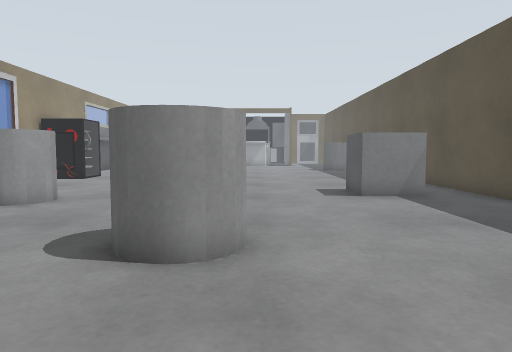
[1] (above)

16 first-person views from a walk through a world built for the Gazebo simulator. The camera is 0.72 m above the floor, tilts 4° down and sees 70° across. The floor is counted in squares, 0.5 m on a side. Each view is taken from the middle of a square. On the plan, view 1 faces up. The plan holds only what a view shows up to about 16 squares ahead; the rest is blank. The place goes on beyond the plan. The robots in the file are not drawn. Surface patterns are stand-ins for the level's own textures.

[2]
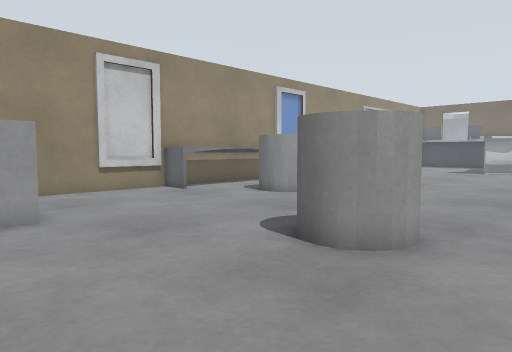

[3]
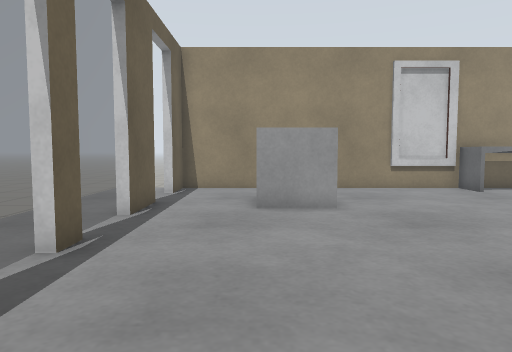

[4]
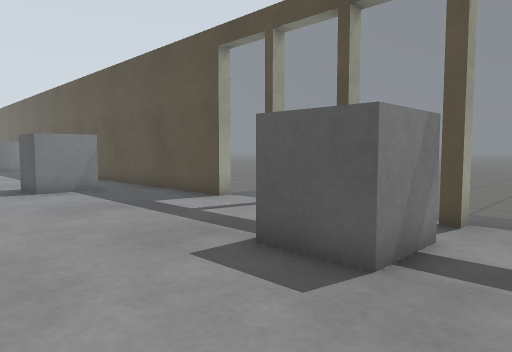

[5]
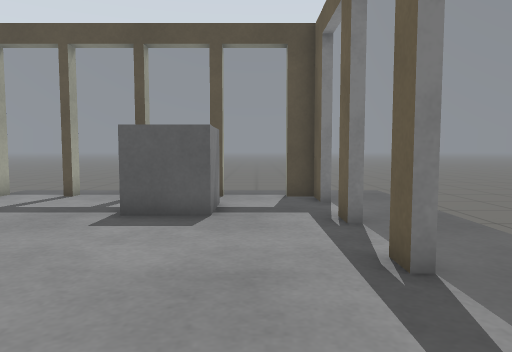

[6]
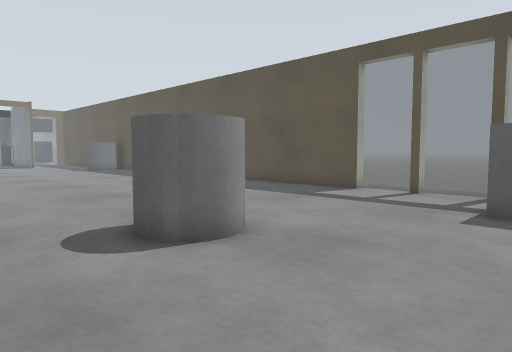

[7]
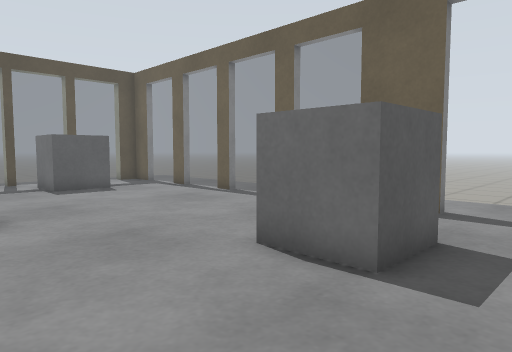

[8]
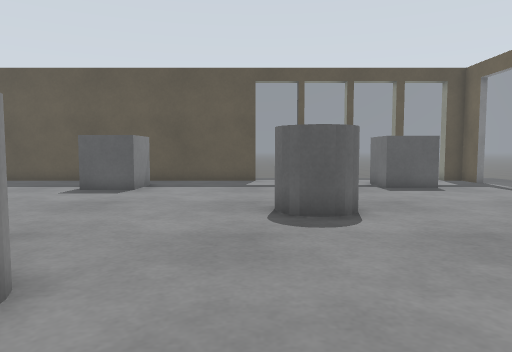

[9]
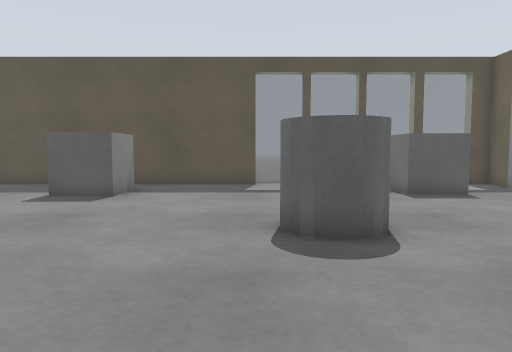

[10]
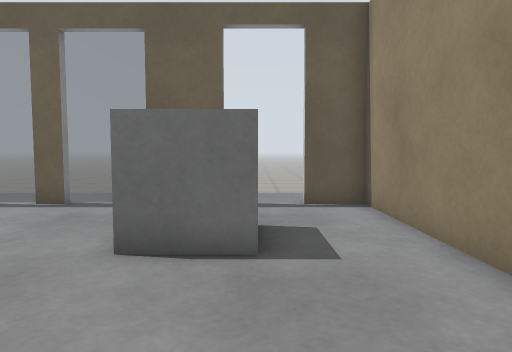

[11]
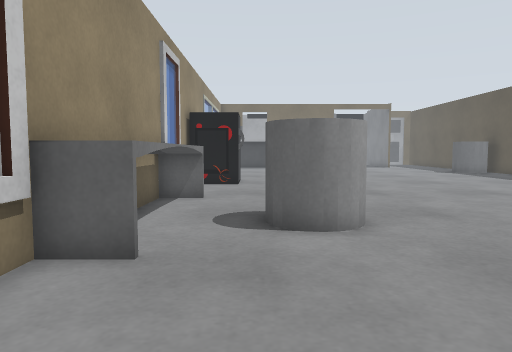

[12]
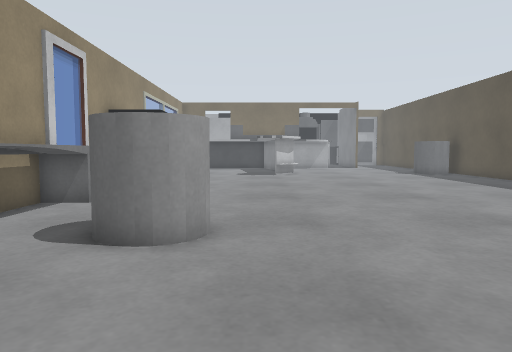

[13]
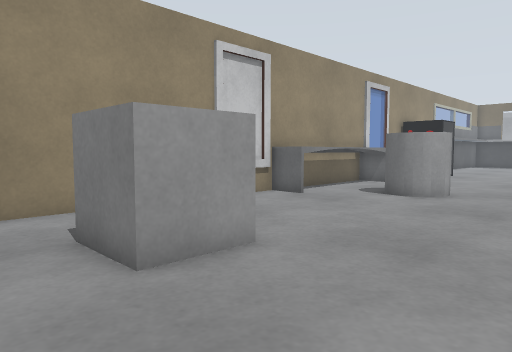

[14]
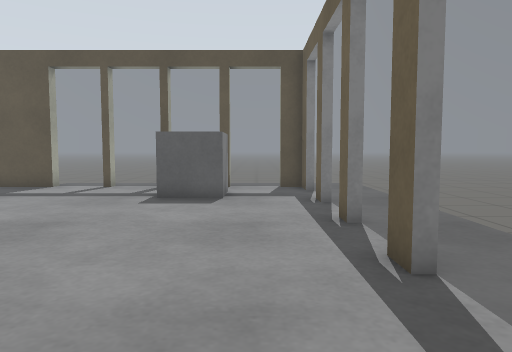

[15]
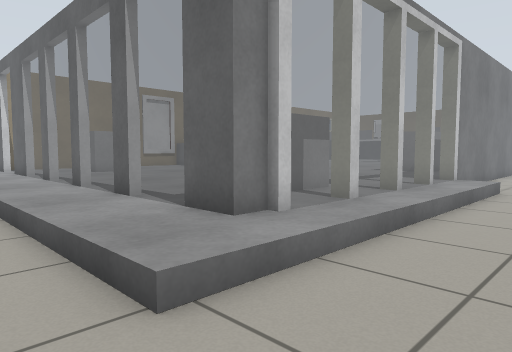

[16]
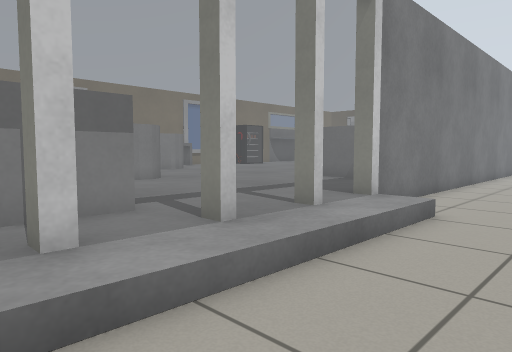

### Floor plan
Key: @ floor where view 1 was taken; # wall or solid block; . main floor; - floor 0.2 m lower than the main floor; / step, stairs or slope; = window, fence, low wall or low ledge; B grey box; C grey cylinder.
Columns run from 11 left of view 1 to 12 right of it. Each row starts with its distance up from view 1.
 20 #    ............
 19 ##=..............
 18 #................ ##
 17 #.................##-
 16  .................##-
 15 =.................##-
 14 ##................##-
 13 ##............B  .##-
 12 ##.. .........BB .##--
 11 ##.  C.........BB.##--
 10 ##.CCC............##--
  9 ##..C.............##--
  8 ##................##--
  7 #.................#=/--
  6 #........CCC.......=/--
  5 #........CCC.......#/--
  4 #..................=/--
  3 #.................#=/--
  2 #..BBB.........BBB#=/--
  1 #..B B.........B B#=/---
  0 #..BBB.....@...BBB#=/---
 -1 #..................=/---
 -2 #.................##/--
 -3 ##..##============##/--
 -4 /.................../--
 -5  .... ............../--
 -6                -------
 -7   --         -------   -
 -8   --         -------

Positions as (right, up) in squares from view 1, and headings:
1: (0, 0), facing up
2: (2, 0), facing up-left
3: (3, 0), facing left
4: (0, -2), facing up-right
5: (-4, -1), facing right
6: (-5, 0), facing up-right
7: (-10, 6), facing down-right
8: (-10, 7), facing right
9: (-8, 7), facing right
10: (-8, 7), facing down
11: (-8, 3), facing up
12: (-5, 4), facing up
13: (-2, -2), facing up-left
14: (-7, -1), facing right
15: (12, -7), facing up-left
16: (12, -1), facing up-left
